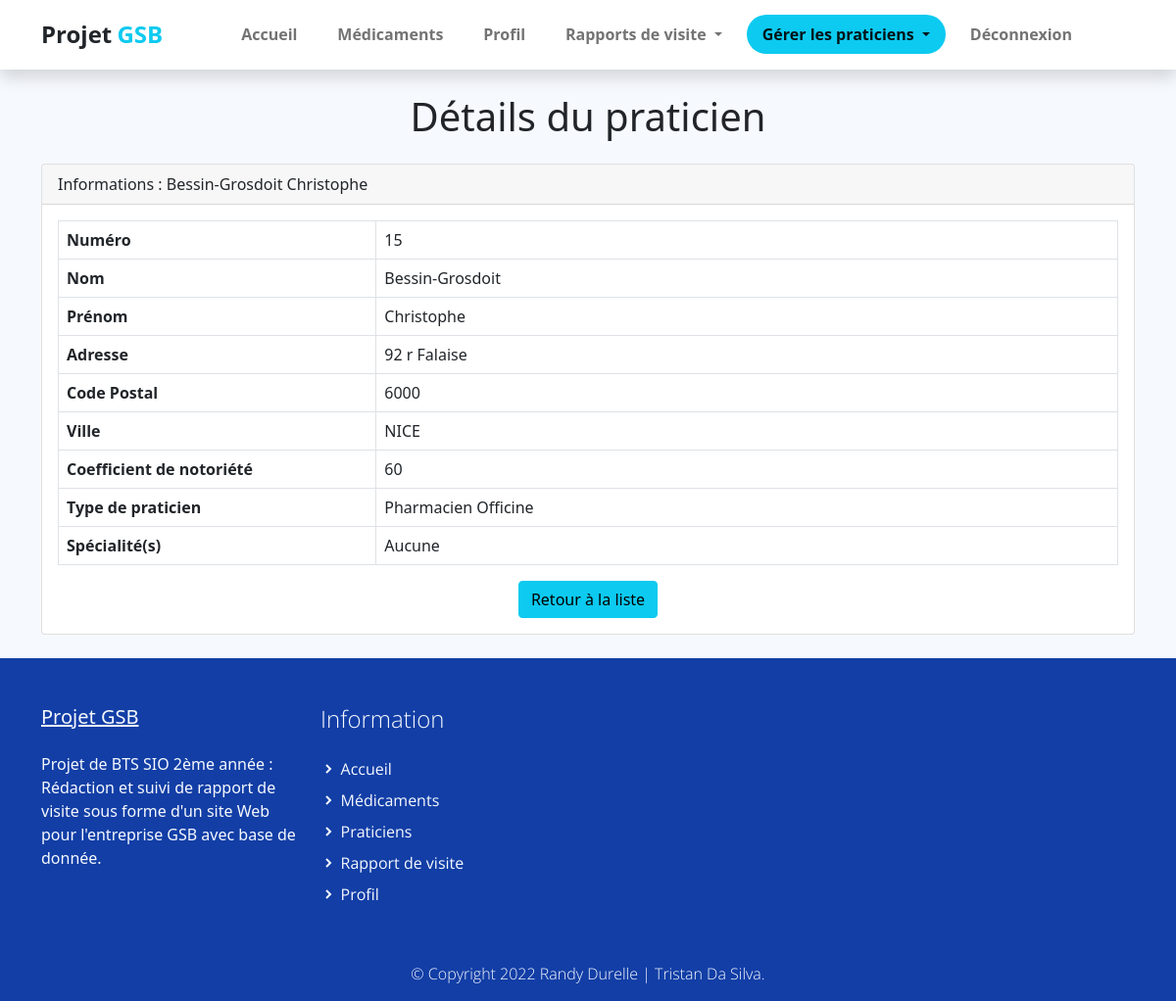
Screenshot of /index.php?uc=gererPraticien&action=consulter&num=15 (signed in) with the database file from the repository.
### tables this page shows
CREATE TABLE IF NOT EXISTS `praticien` (
  `PRA_NUM` int(11) NOT NULL,
  `PRA_PRENOM` varchar(30) DEFAULT NULL,
  `PRA_NOM` varchar(30) DEFAULT NULL,
  `PRA_ADRESSE` varchar(50) DEFAULT NULL,
  `PRA_CP` varchar(5) DEFAULT NULL,
  `PRA_VILLE` varchar(25) DEFAULT NULL,
  `PRA_COEFNOTORIETE` float DEFAULT NULL,
  `TYP_CODE` varchar(3) DEFAULT NULL,
  `PRA_COEFF_CONFIANCE` float DEFAULT NULL,
  PRIMARY KEY (`PRA_NUM`),
  KEY `praticien_type_praticien0_FK` (`TYP_CODE`)
);

CREATE TABLE IF NOT EXISTS `type_praticien` (
  `TYP_CODE` varchar(3) NOT NULL,
  `TYP_LIBELLE` varchar(25) DEFAULT NULL,
  `TYP_LIEU` varchar(35) DEFAULT NULL,
  PRIMARY KEY (`TYP_CODE`)
);

### modele/bd.praticien.inc.php (called while the page is built, shortened)
<?php
function getPraticienDetails($num)
{
    $connexion = connexionPDO();
    $req = $connexion->prepare("
        SELECT p.PRA_NUM, p.PRA_NOM, p.PRA_PRENOM, p.PRA_ADRESSE, p.PRA_CP, p.PRA_VILLE, p.PRA_COEFNOTORIETE,
               t.TYP_LIBELLE,
               GROUP_CONCAT(s.SPE_LIBELLE SEPARATOR ', ') as SPE_LIBELLE
        FROM praticien p
        LEFT JOIN type_praticien t ON p.TYP_CODE = t.TYP_CODE
        LEFT JOIN posseder pos ON p.PRA_NUM = pos.PRA_NUM
        LEFT JOIN specialite s ON pos.SPE_CODE = s.SPE_CODE
        WHERE p.PRA_NUM = :num
        GROUP BY p.PRA_NUM
    ");
    $req->bindParam(':num', $num, PDO::PARAM_INT);
    $req->execute();
    return $req->fetch(PDO::FETCH_ASSOC);
}
?>

### vues/v_consulterPraticien.php (the view)
<section class="bg-light py-4">
    <div class="container">
        <h1 class="text-center mb-4">Détails du praticien</h1>
        <div class="card">
            <div class="card-header">
                Informations : <?php echo $praticien['PRA_NOM'] . ' ' . $praticien['PRA_PRENOM']; ?>
            </div>
            <div class="card-body">
                <table class="table table-bordered">
                    <tr>
                        <th width="30%">Numéro</th>
                        <td><?php echo $praticien['PRA_NUM']; ?></td>
                    </tr>
                    <tr>
                        <th>Nom</th>
                        <td><?php echo $praticien['PRA_NOM']; ?></td>
                    </tr>
                    <tr>
                        <th>Prénom</th>
                        <td><?php echo $praticien['PRA_PRENOM']; ?></td>
                    </tr>
                    <tr>
                        <th>Adresse</th>
                        <td><?php echo $praticien['PRA_ADRESSE']; ?></td>
                    </tr>
                    <tr>
                        <th>Code Postal</th>
                        <td><?php echo $praticien['PRA_CP']; ?></td>
                    </tr>
                    <tr>
                        <th>Ville</th>
                        <td><?php echo $praticien['PRA_VILLE']; ?></td>
                    </tr>
                    <tr>
                        <th>Coefficient de notoriété</th>
                        <td><?php echo $praticien['PRA_COEFNOTORIETE']; ?></td>
                    </tr>
                    <tr>
                        <th>Type de praticien</th>
                        <td><?php echo $praticien['TYP_LIBELLE']; ?></td>
                    </tr>
                    <tr>
                        <th>Spécialité(s)</th>
                        <td><?php echo !empty($praticien['SPE_LIBELLE']) ? $praticien['SPE_LIBELLE'] : 'Aucune'; ?></td>
                    </tr>
                </table>
                <div class="mt-3 text-center">
                    <a href="index.php?uc=gererPraticien&action=liste" class="btn btn-secondary">Retour à la liste</a>
                </div>
            </div>
        </div>
    </div>
</section>

### assets/css/gsb.css (style rules this page uses)
p, a { font-weight: 400; }

### assets/css/custom.css (style rules this page uses)
body, html { height: 100%; margin: 0; padding: 0; }
body { background: #f6f9fe !important; width: 100%; position: relative; display: table; }
.bg-light { background-color: #f6f9fe; }

### rows the page displays
praticien: PRA_NOM "Bessin-Grosdoit", PRA_PRENOM "Christophe", PRA_NUM "15", PRA_ADRESSE "92 r Falaise", PRA_CP "6000", PRA_VILLE "NICE", PRA_COEFNOTORIETE "60", TYP_CODE.TYP_LIBELLE "Pharmacien Officine"
